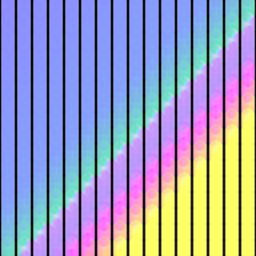
#> input picture Semester II/Computervisie/labo/labo3/img/rainbowdiscsEX7DILATATION.png, 256 x 256 px
$ python labo3_ex7.py img/rainbowdiscsEX7DILATATION.png
#> lines starting #> are read from the running program, lines starting #| are printed output that depends on the picture
import cv2
import sys
import os.path
import numpy

#rainbowdiscs.png
try:
    fullPath = sys.argv[1]
except IndexError:
    print("One parameter required: the path of an image.")
    exit(-1)

if (not os.path.isfile(fullPath)):
    print("'" + fullPath + "' is not an existing file.")
    exit(-1)

filepath, filename = os.path.split(fullPath)
cv2.namedWindow(filename)
image = cv2.imread(fullPath)
#> image is the input picture: shape (256, 256, 3); mean B, G, R 183, 153.3, 150.9

D = cv2.getStructuringElement(cv2.MORPH_RECT, (1, 5))
dilation = cv2.dilate(image, D, iterations = 3)
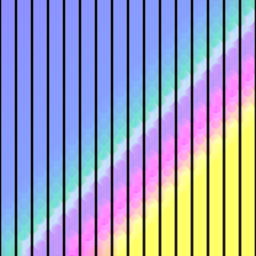
#> dilation: shape (256, 256, 3); mean B, G, R 187, 158.2, 154.2
E = cv2.getStructuringElement(cv2.MORPH_RECT , (3, 3))
erosion = cv2.erode(dilation, E, iterations = 3)
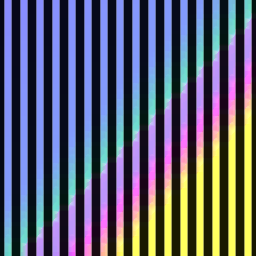
#> erosion: shape (256, 256, 3); mean B, G, R 108.6, 89.9, 88

result = cv2.hconcat((image, dilation, erosion))
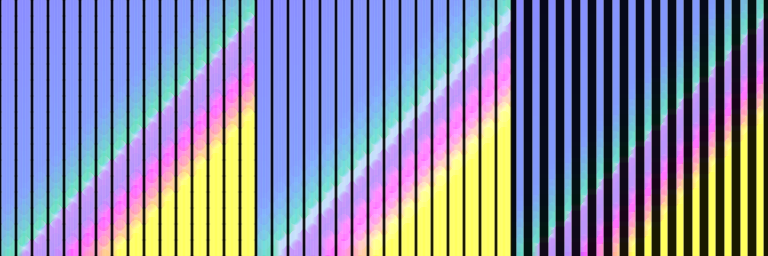
#> result: shape (256, 768, 3); mean B, G, R 159.5, 133.8, 131.1
cv2.imshow(filename, result)
cv2.waitKey()


filename, extension = filename.split(".")
savePath = filepath + "\\" + filename + "EX7EROSION." + extension
print("Saving as: " + savePath)
cv2.imwrite(savePath, erosion)
savePath = filepath + "\\" + filename + "EX7DILATATION." + extension
print("Saving as: " + savePath)
cv2.imwrite(savePath, dilation)
